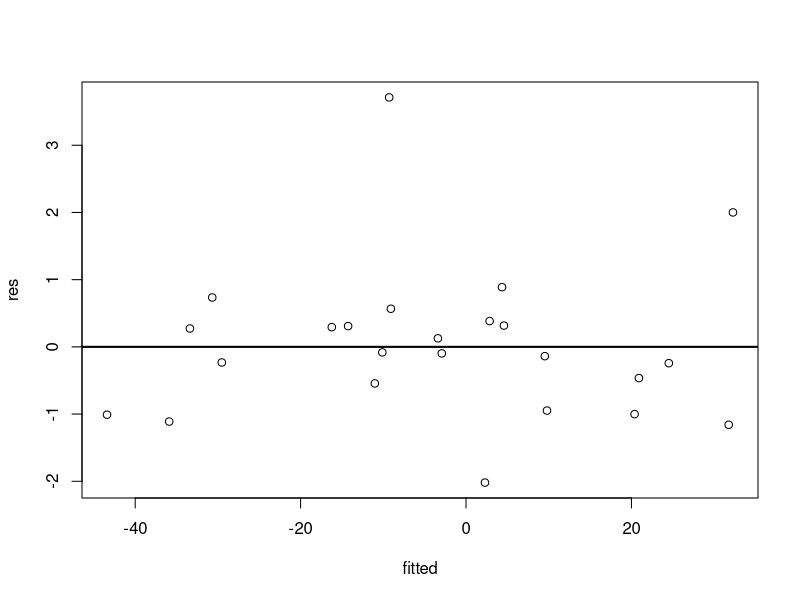
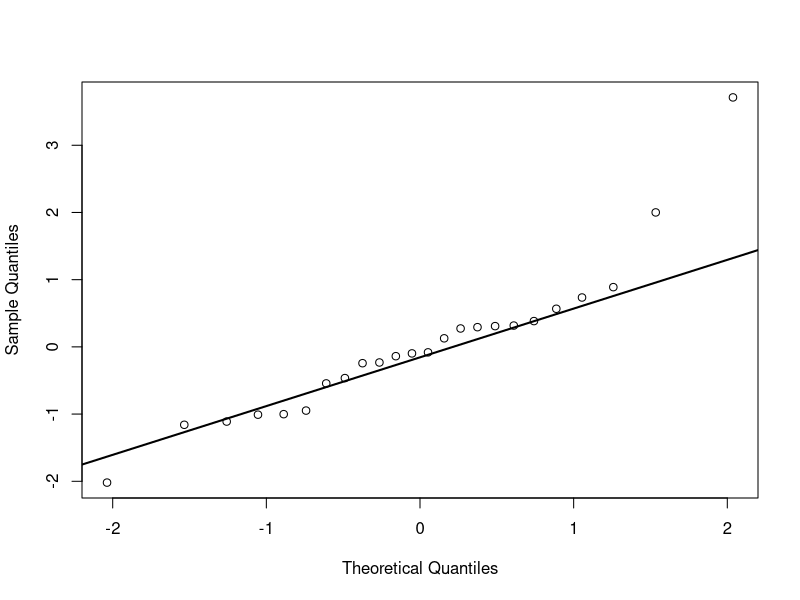
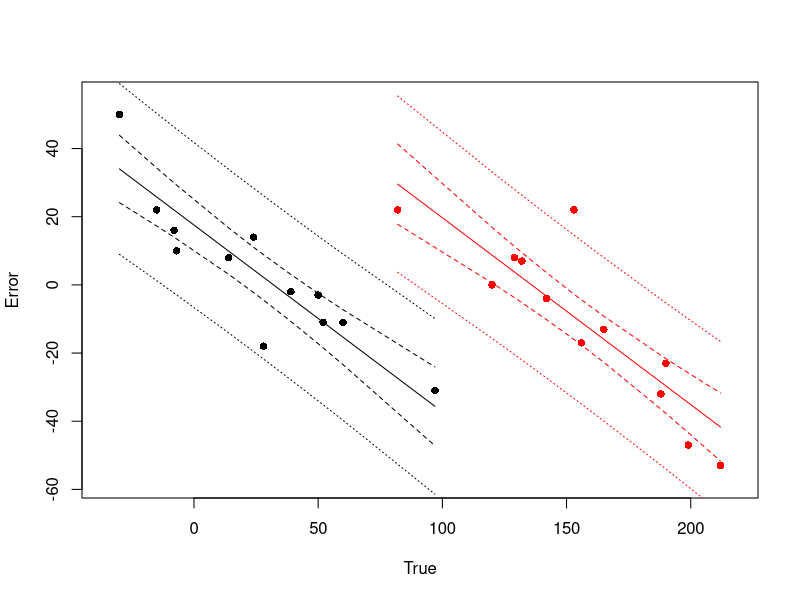

Write the R code that produced these figures, in order.
#q1
if (FALSE) {
saltBP_data <- read.table('saltBP.txt', header = T)
saltBP_fit <- lm (BP ~ salt, data = saltBP_data)
summary(saltBP_fit)
plot(saltBP_fit$fitted, rstudent(saltBP_fit),
     xlab = 'Fitted', ylab = 'res')
abline(h=0, lwd= 2)
qqnorm(rstudent(saltBP_fit), main = NULL)
qqline(rstudent(saltBP_fit), lwd=2)
}

#q2
if (FALSE){
chw_data <- read.table('heightweight.txt', header = T)
chw_fit <- lm(Weight ~ Height, data = chw_data)
summary(chw_fit)
plot(chw_fit$fitted, rstudent(chw_fit),
     xlab = 'fitted', ylab = 'res')
abline(h=0, lwd = 2)
which_large = (1:nrow(chw_data))[abs(rstudent(chw_fit))>2]
text(chw_fit$fitted[which_large], rstudent(chw_fit)[which_large],
     labels = (1:nrow(chw_data))[which_large])
qqnorm(rstudent(chw_fit), main = NULL)
qqline(rstudent(chw_fit), lwd=2)
plot(chw_fit, 4)
abline(h=8/(30-2*2),lty = 2)
library(MASS)
boxcox(chw_fit, lambda = seq(-30,30, by = 0.01))
chw_bc_fit <- lm(1/Weight^(10) ~ Height, data = chw_data)
summary(chw_bc_fit)
plot(chw_bc_fit$fitted, rstudent(chw_bc_fit),
     xlab = 'fitted',ylab = 'res')
abline(h=0, lwd=2)
which_large <- (1:nrow(chw_data))[abs(rstudent(chw_bc_fit))>2]
text(chw_bc_fit$fitted[which_large], rstudent(chw_bc_fit)[which_large],
     labels = (1:nrow(chw_data))[which_large])
qqnorm(rstudent(chw_bc_fit),main=NULL)
qqline(rstudent(chw_bc_fit),lwd=2)
plot(chw_data$Height, (1/chw_data$Weight^10))
abline(chw_bc_fit)
plot(chw_bc_fit, 4)
abline(h=8/(30-2*2),lty=2)
}

#q3
errors_data <- read.table('errors.txt', header = T)
attach(errors_data)
full <- lm(Error ~ True * as.factor(Path)) 
summary(full)
plot(full$fitted, rstudent(full),
     xlab = 'fitted', ylab = 'res')
abline(h=0, lwd= 2)
qqnorm(rstudent(full), main = NULL)
qqline(rstudent(full), lwd=2)
anova(full)
add <- update(full, .~. - True:as.factor(Path))
summary(add)

# 1. Sort your data by 'True' first to prevent jagged, messy lines
order_idx <- order(True)
True_s   <- True[order_idx]
Error_s  <- Error[order_idx]
Path_s   <- Path[order_idx]

# 2. Plot points using the sorted data
plot(True_s, Error_s,
     xlim = range(True_s) + c(-5, 5),
     ylim = range(Error_s) + c(-5, 5),
     xlab = "True", ylab = "Error", 
     col = c("black", "red")[Path_s], pch = 16)

# 3. Calculate intervals (Suppress the warning using suppressWarnings)
conf_int <- suppressWarnings(predict(add, interval = "confidence"))
pred_int <- suppressWarnings(predict(add, interval = "prediction"))

# 4. Extract and align the intervals to the sorted data
conf_s <- conf_int[order_idx, ]
pred_s <- pred_int[order_idx, ]

# 5. Plot Fitted Lines
matlines(True_s[Path_s == 1], conf_s[Path_s == 1, 1], lty = 1, col = "black")
matlines(True_s[Path_s == 2], conf_s[Path_s == 2, 1], lty = 1, col = "red")

# 6. Plot Confidence Intervals (dashed lines)
matlines(True_s[Path_s == 1], conf_s[Path_s == 1, 2:3], lty = 2, col = "black")
matlines(True_s[Path_s == 2], conf_s[Path_s == 2, 2:3], lty = 2, col = "red")

# 7. Plot Prediction Intervals (dotted lines)
matlines(True_s[Path_s == 1], pred_s[Path_s == 1, 2:3], lty = 3, col = "black")
matlines(True_s[Path_s == 2], pred_s[Path_s == 2, 2:3], lty = 3, col = "red")
